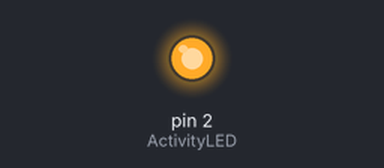
This sketch was run on a simulated Arduino Uno, built with avr-gcc and run on an emulated ATmega328P. Parts: output pins drawn as LEDs (lit = HIGH). What the sketch prints to the serial monitor is not drawn.

Above: at 0.1 s.
At 2.6 s:
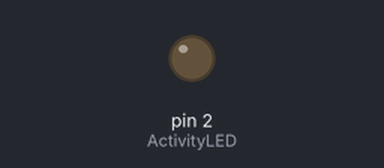
Timing chart, 0 to 4.1 s (numbered marks = the images above):
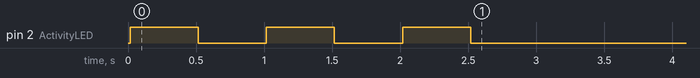

The sketch:

PlaySave_Slave.ino
```cpp
//PLAYSAVE OFFICE BUILDING MODULE
//TYPE: SLAVE
//MODEL 0001
//Antonio Tarín C.

#include <Wire.h>

//VARIABLES DE INICIALIZACIÓN
int ModuleNumber = 5;
char ModuleName[50] = "PlaySave Alpha - OFFICE BUILDING MODULE";
short ActivityLED = 2;

void setup()
{
  //PROCESO DE INICIALIZACIÓN
  pinMode(ActivityLED,OUTPUT); //DEFINIR ACTIVITY LED
  digitalWrite(ActivityLED,LOW); //RESTAURAR EL ESTADO DEL LED

  //MONITOR SERIAL PARA DEBUGGING
  Serial.begin(9600);
  //TRAS INICIALIZAR, SE MUESTRAN LOS DATOS DE LA PLACA
  Serial.print("MODEL NAME:");
  Serial.print('\n');
  for(int i=0; i<50; i++)
  {
    Serial.print(ModuleName[i]);
  }
  Serial.print('\n');
  Serial.print('\n');
  Serial.print("MODEL NUMBER:");
  Serial.print('\n');
  Serial.print(ModuleNumber);
  Serial.print('\n');
  Serial.print('\n');
  //TERMINA MONITOR SERIAL

  //TRES PARPADEOS INDICAN EXITO EN EL BOOT
  successLED();

  //INICIA SESIÓN PRINCIPAL
  Wire.begin(8);    //SE INSCRIBE A LA RED CON DIRECCIÓN 8
  //ENVIA PARAMETROS DE IDENTIFICACIÓN AL MASTER
  Wire.onRequest(sendModuleNumber);

}

void loop()
{
  delay(100);
}

//ENVIA EL ID DEL MODULO AL MASTER
void sendModuleNumber()
{
  Wire.write(ModuleNumber);
  Serial.write("Evento registrado: Modulo maestro conectado");
  Serial.write('\n');
  Serial.write("Enviando variables de identificación...");
  Serial.write(".");
  Serial.write('\n');
  thinkingLED(5);
  Serial.write("Se han enviado las variables de identificación");
  Serial.write('\n');

}

//3 PARPADEOS: EXITO EN LA OPERACION
void successLED()
{
  for(int i=0; i!=3; i++)
  {
    digitalWrite(ActivityLED, HIGH);
    delay(500);
    digitalWrite(ActivityLED, LOW);
    delay(500);
  }
}

//INTERMITENCIA: PROCESO EN PROGRESO
void thinkingLED(int timer)
{
  for(int i=0; i!=timer; i++)
  {
    digitalWrite(ActivityLED, HIGH);
    delay(200);
    digitalWrite(ActivityLED, LOW);
    delay(200);
  }
}
```
